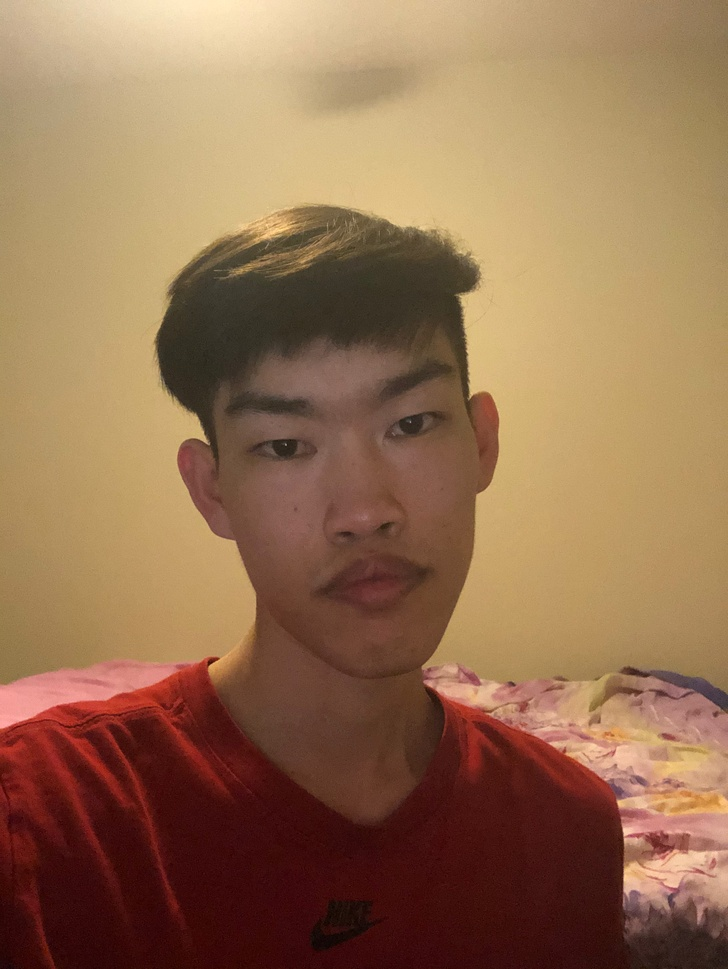
#> input picture Tengjun_face.jpeg, 728 x 969 px, shrunk from 2320 x 3088 before the run
$ python face.py
#> lines starting #> are read from the running program, lines starting #| are printed output that depends on the picture; after the words box and inside, x2 and y2 are one past the last pixel; in counts of white or black regions, pixels touching at a corner belong together
import cv2 #opencv library

# load pre-trained data on face frontals from oepncv (haar cascade algorithm: http://www.willberger.org/cascade-haar-explained/)
trainedFaceData = cv2.CascadeClassifier('faceData.xml')

print("data reading complete")

#choose input sources to detect face(webcam, image etc)
davidFace = cv2.imread('Tengjun_face.jpeg') #2d array
#> davidFace is the input picture: shape (969, 728, 3); mean B, G, R 81.5, 112.4, 148.9

print('image reading complete')

# convert to image to grayscale
gray_davidFace = cv2.cvtColor(davidFace, cv2.COLOR_BGR2GRAY)
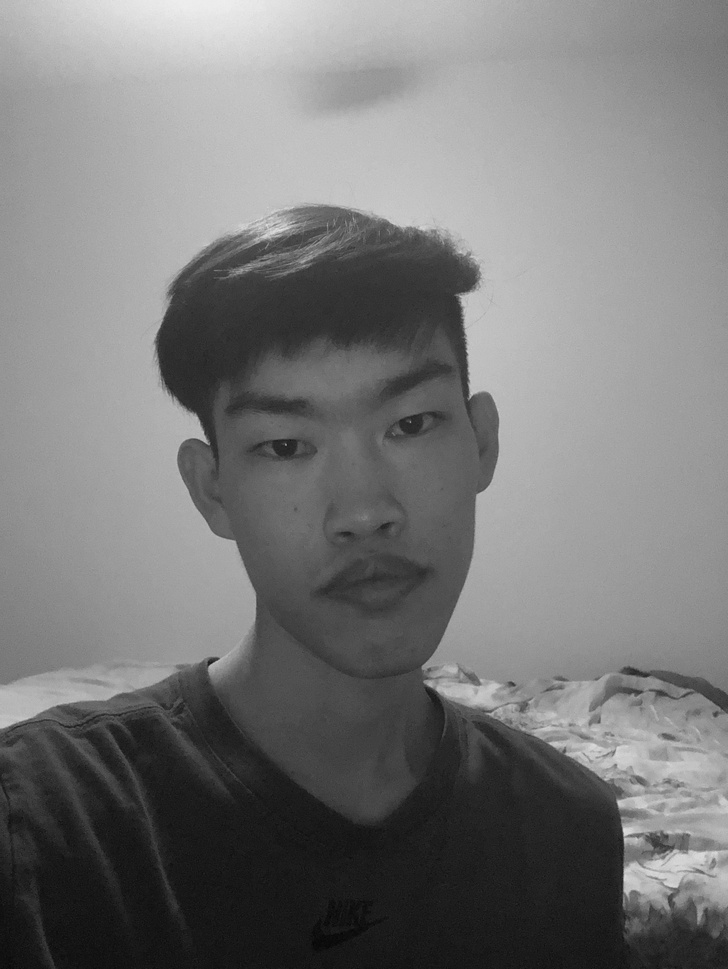
#> gray_davidFace: shape (969, 728); min 4, max 238, mean 119.8

# detect faces
faceVector = trainedFaceData.detectMultiScale(gray_davidFace) #detect all faces/objects of different size input image (small/big)
#> faceVector = [[195, 314, 314, 314]]

print(faceVector) # bonding rectangle of the face(upper left of face & width & height of the rectangle)
#| [[195 314 314 314]]

(x,y,w,h) = faceVector[0] #one vector, one person
#> x = 195; y = 314; w = 314; h = 314
print("getting one person...")
# draw rectangle of face
cv2.rectangle(davidFace, (x,y),(x+w,y+h), (0,255,0),10)# top left points<647,1028>  and bottom right point<950,950>; color choose of the rectangle<green>; thickness of the rectangle
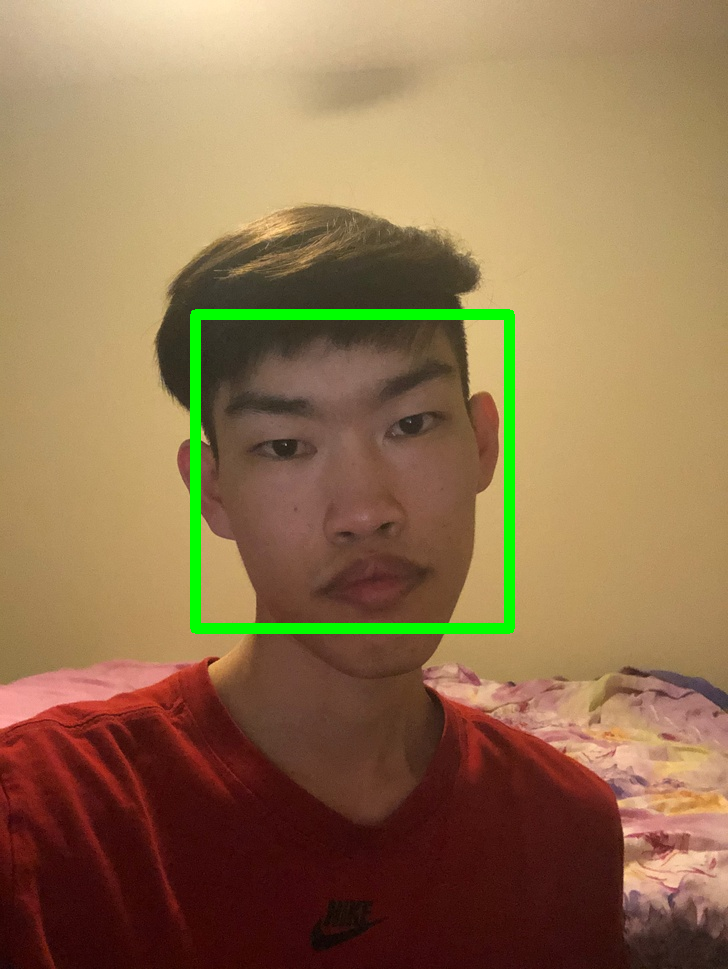
#> davidFace: shape (969, 728, 3); 1.95% of pixels changed, all inside (x1, y1, x2, y2) = (190, 309, 515, 634)
print("drawing rectangle complete...")
cv2.imshow('face detector',davidFace)
cv2.waitKey(0)

$ run again, with Hinton.jpg copied over Tengjun_face.jpeg
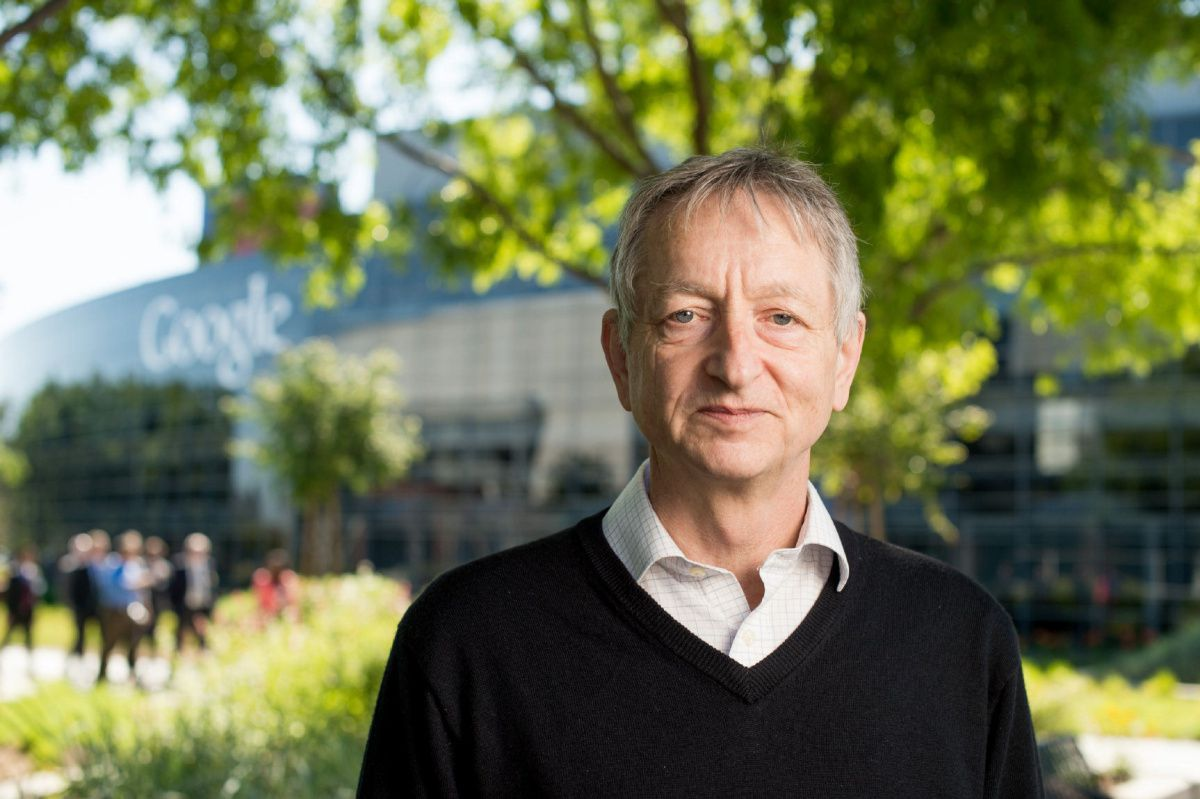
#> input picture Hinton.jpg, 1200 x 799 px
#> davidFace is the input picture: shape (799, 1200, 3); mean B, G, R 84.5, 117.1, 111
#> `gray_davidFace = cv2.cvtColor(davidFace, cv2.COLOR_BGR2GRAY)`:
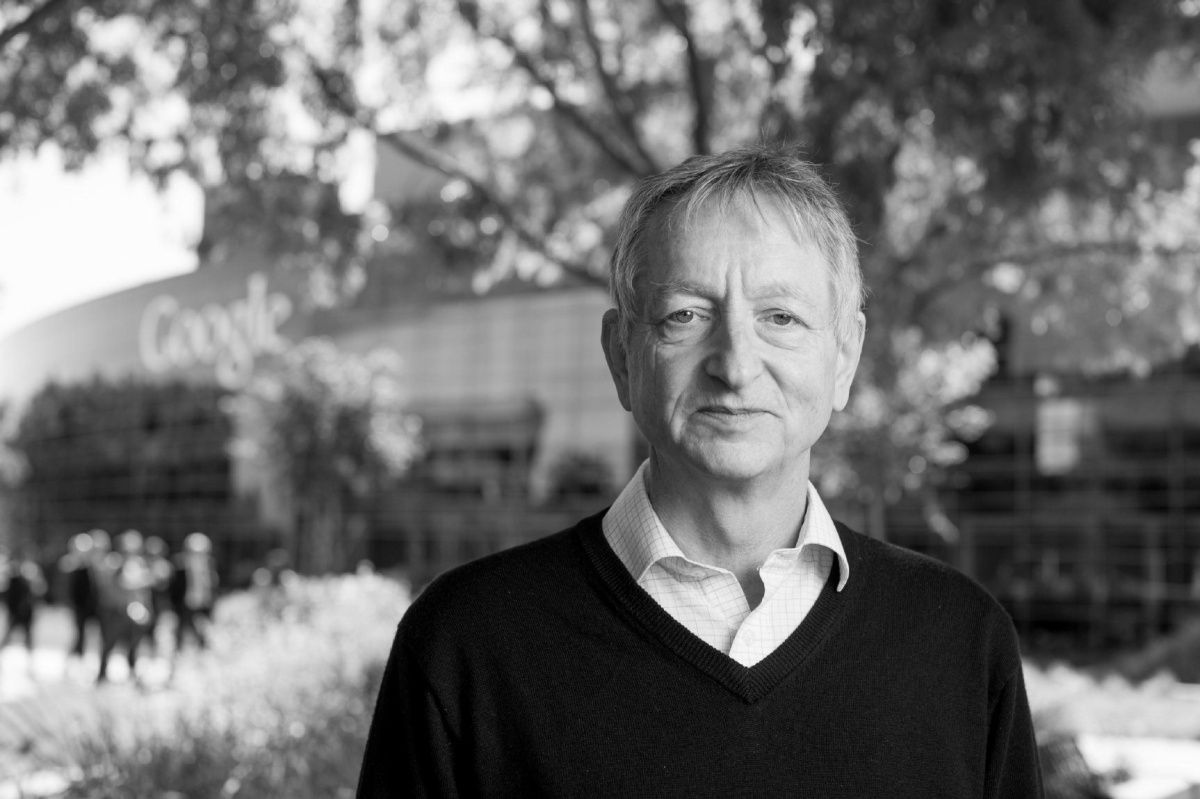
#> gray_davidFace: shape (799, 1200); min 0, max 254, mean 111.6
#> faceVector = [[181, 540, 34, 34], [662, 153, 221, 221], [626, 216, 255, 255]]
#| [[181 540  34  34]
#|  [662 153 221 221]
#|  [626 216 255 255]]
#> x = 181; y = 540; w = 34
#> `cv2.rectangle(davidFace, (x,y),(x+w,y+h), (0,255,0),10)# top left poin..`:
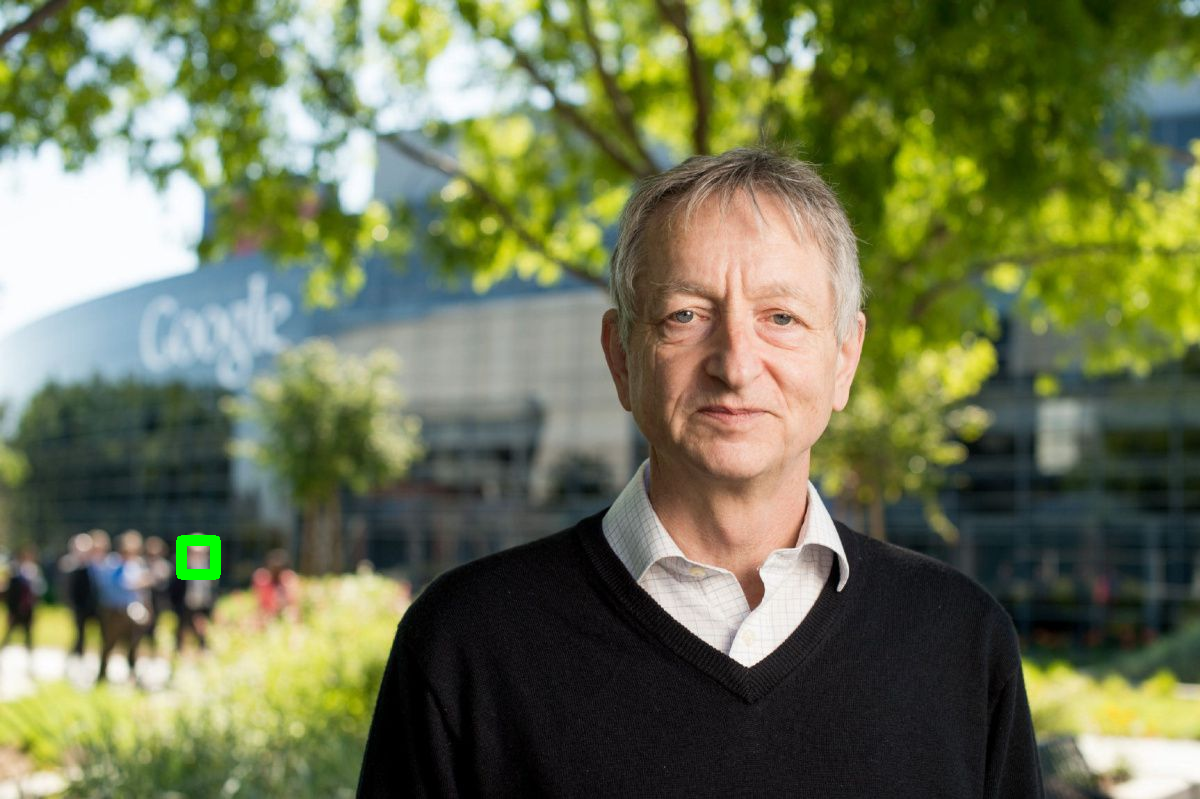
#> davidFace: shape (799, 1200, 3); 0.15% of pixels changed, all inside (x1, y1, x2, y2) = (176, 535, 221, 580)
